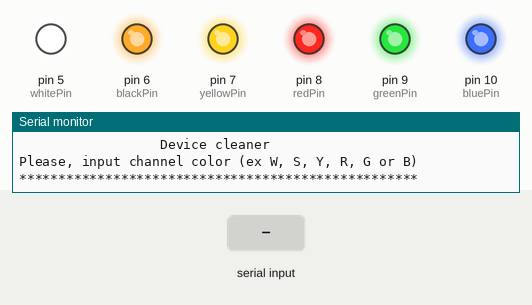
The sketch below on a simulated Arduino Uno, built with avr-gcc and run on an emulated ATmega328P. On the bench: output pins drawn as LEDs (lit = HIGH), the last lines printed to the serial monitor. Inputs (shaded band) come from the test bench.

Above: at 1.4 s.
1.5 s: "B" received over Serial
4.0 s: "90,45\n" received over Serial
At 5.8 s:
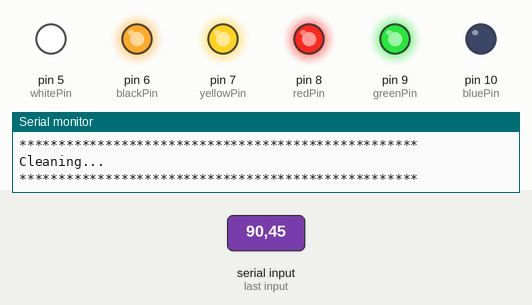
Timing chart, 0 to 7.3 s (numbered marks = the images above; inputs shaded):
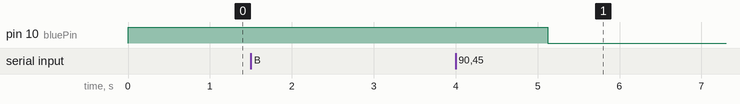

Measured:
- after the input at 4.0 s, pin 10 (bluePin): HIGH → LOW after 1.1 s

The sketch:

Colorite-C.ino
```cpp
/* Ginger v5.0 30.05.2021  */

void(* reset) (void) = 0;

const int whitePin = 5; //Белый
const int blackPin = 6; //Черный
const int yellowPin = 7; //Желтый
const int redPin = 8; //Красный
const int greenPin = 9; //Зеленый
const int bluePin = 10; //Синий

String color, timer;
char sign;
int passFlag=0, passFlag1=0, duration=1 ;

int durat=100;

void setup() {
  Serial.begin(9600);
  pinMode(whitePin, OUTPUT);
  pinMode(blackPin, OUTPUT);
  pinMode(yellowPin, OUTPUT);
  pinMode(redPin, OUTPUT);
  pinMode(greenPin, OUTPUT);
  pinMode(bluePin, OUTPUT);
  portReset();

  Serial.println("***************************************************");
  Serial.println("***********************Hello!**********************");
  Serial.println("                  Device cleaner                   ");
  Serial.println("Please, input channel color (ex W, S, Y, R, G or B)");
  Serial.println("***************************************************");
  Serial.println();
}


void loop() {
        if (color =="\0") {
      get_color ();}

        if (color!="\0"&&duration==1) {
      while (passFlag==0) {Serial.println("Enter cleaning time, in second (min 2, max 120)"); passFlag++;}
      get_durat ();}

        if (color!="\0"&&duration!=1) {
      while (passFlag1==0) {colorSwitch (); passFlag1++;}}

}

/////////////////////////////////COLOR INPUT//////////////////////////////
void get_color (){
   clr ();
   if (Serial.available() > 0){
   color = Serial.readString();
   delay (5);
   Serial.print("Selected channel: ");
   Serial.println(color);
   Serial.println();
   sign = color.charAt (0);
   }
}

void get_durat () {
   clr ();
   if (Serial.available() > 0){
   timer = Serial.readString();
   delay (5);
   duration=timer.toInt();
   Serial.print("Selected duration: ");
   Serial.print(duration);
   Serial.println(" second");
   if (duration<1||duration>120) {Serial.print("Invalid value!"); delay(500); exit();}

   Serial.println();
   Serial.println("***************************************************");
   Serial.println("Cleaning...");
   Serial.println("***************************************************");
   Serial.println();
   }
}


void colorSwitch (){
  switch (sign) {
      case 'W': for (int i=0; i<durat*duration; i++){digitalWrite(whitePin, LOW); delay (10);}  exit(); break;
      case 'S': for (int i=0; i<durat*duration; i++){digitalWrite(blackPin, LOW); delay (10);}  exit(); break;
      case 'Y': for (int i=0; i<durat*duration; i++){digitalWrite(yellowPin, LOW);delay (10);}  exit(); break;
      case 'R': for (int i=0; i<durat*duration; i++){digitalWrite(redPin, LOW);   delay (10);}  exit(); break;
      case 'G': for (int i=0; i<durat*duration; i++){digitalWrite(greenPin, LOW); delay (10);}  exit(); break;
      case 'B': for (int i=0; i<durat*duration; i++){digitalWrite(bluePin, LOW);  delay (10);}  exit(); break;

      default: Serial.print("Invalid value!"); delay(500); exit();}
}


///////////////////////////////////EXIT////////////////////////////////////////////////
void clr (){
    if (Serial.available() > 0){Serial.read();}
    delay (50);
}
void portReset (){
    digitalWrite(whitePin, HIGH);
    digitalWrite(blackPin, HIGH);
    digitalWrite(yellowPin, HIGH);
    digitalWrite(redPin, HIGH);
    digitalWrite(greenPin, HIGH);
    digitalWrite(bluePin, HIGH);
}
void exit(){
  portReset ();
  delay (3000);
  Serial.println();
  Serial.println ("Finish! Wait... Restart program");
  Serial.println("***************************************************");
  Serial.println();Serial.println();Serial.println();Serial.println();
  delay (3000);
  reset ();
}
```
